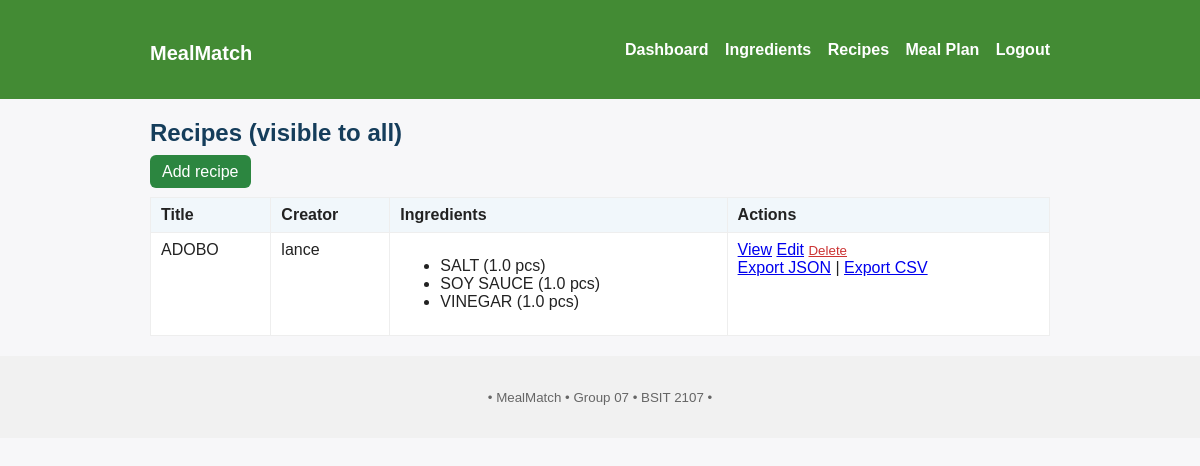
Before: /recipes (signed in) with the older database file.
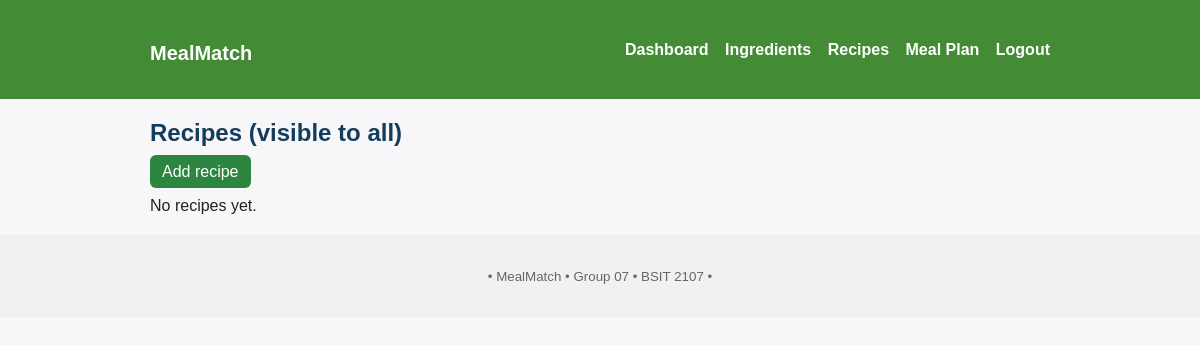
After: the same page with the newer database file.
### tables this page shows
CREATE TABLE recipes (
    id INTEGER PRIMARY KEY AUTOINCREMENT,
    title TEXT NOT NULL,
    description TEXT,
    instructions TEXT,
    created_by INTEGER,
    FOREIGN KEY(created_by) REFERENCES users(id) ON DELETE SET NULL
);

CREATE TABLE users (
    id INTEGER PRIMARY KEY AUTOINCREMENT,
    username TEXT UNIQUE NOT NULL,
    email TEXT UNIQUE NOT NULL,
    password_hash TEXT NOT NULL,
    is_admin INTEGER DEFAULT 0
);

CREATE TABLE recipe_ingredients (
    id INTEGER PRIMARY KEY AUTOINCREMENT,
    recipe_id INTEGER NOT NULL,
    ingredient_name TEXT NOT NULL,
    required_quantity REAL DEFAULT 1,
    unit TEXT DEFAULT 'pcs',
    FOREIGN KEY(recipe_id) REFERENCES recipes(id) ON DELETE CASCADE
);

### app.py (the view)
@app.route("/recipes")
@login_required
def recipes():
    rows = RecipeService.list_all_recipes()
    recipe_ingredients = {}
    for ri in db.query("SELECT * FROM recipe_ingredients"):
        recipe_ingredients.setdefault(ri["recipe_id"], []).append(ri)
    return render_template("recipes.html", recipes=rows, recipe_ingredients=recipe_ingredients)

### app.py (called while the page is built)
def login_required(fn):
    from functools import wraps
    @wraps(fn)
    def wrapper(*args, **kwargs):
        if not UserService.get_current_user():
            flash("Please log in to continue.", "warning")
            return redirect(url_for("login"))
        return fn(*args, **kwargs)
    return wrapper

    def connect(self):
        if self._conn is None:
            need_init = not os.path.exists(self.path)
            self._conn = sqlite3.connect(self.path, detect_types=sqlite3.PARSE_DECLTYPES|sqlite3.PARSE_COLNAMES)
            self._conn.row_factory = sqlite3.Row
            if need_init:
                self._init_db()
        return self._conn

    def close(self):
        if self._conn:
            self._conn.close()
            self._conn = None

    def query(self, sql: str, args=(), one=False):
        try:
            cur = self.connect().execute(sql, args)
            rv = cur.fetchall()
            cur.close()
            return (rv[0] if rv else None) if one else rv
        except Exception as e:
            raise DBError(e)

    @staticmethod
    def get_current_user():
        uid = session.get("user_id")
        if not uid:
            return None
        return db.query("SELECT id, username, email, is_admin FROM users WHERE id = ?", (uid,), one=True)

    @staticmethod
    def list_all_recipes():
        return db.query("SELECT r.*, u.username as creator FROM recipes r LEFT JOIN users u ON r.created_by = u.id ORDER BY r.title")

### templates/recipes.html (shortened to what this page needs)
{% extends "base.html" %}
{% block content %}
  <h2>Recipes (visible to all)</h2>
  <p><a href="{{ url_for('add_recipe') }}" class="btn">Add recipe</a></p>
  {% if recipes %}
    <table class="list">
      <thead><tr><th>Title</th><th>Creator</th><th>Ingredients</th><th>Actions</th></tr></thead>
      <tbody>
      {% for r in recipes %}
        <tr>
          <td>{{ r['title'] }}</td>
          <td>{{ r['creator'] or 'Community' }}</td>
          <td>
            {% if recipe_ingredients.get(r['id']) %}
              <ul>
              {% for ri in recipe_ingredients[r['id']] %}
                <li>{{ ri['ingredient_name'] }} ({{ ri['required_quantity'] }} {{ ri['unit'] }})</li>
              {% endfor %}
              </ul>
            {% else %}
              -
            {% endif %}
          </td>
          <td>
            <a href="{{ url_for('view_recipe', id=r['id']) }}">View</a>
            <a href="{{ url_for('edit_recipe', id=r['id']) }}">Edit</a>
            <form method="post" action="{{ url_for('delete_recipe', id=r['id']) }}" style="display:inline;">
              <button type="submit" class="linklike">Delete</button>
            </form>
            <br>
            <a href="{{ url_for('export_recipe', id=r['id'], fmt='json') }}">Export JSON</a> |
            <a href="{{ url_for('export_recipe', id=r['id'], fmt='csv') }}">Export CSV</a>
          </td>
        </tr>
      {% endfor %}
      </tbody>
    </table>
  {% else %}
    <p>No recipes yet.</p>
  {% endif %}
{% endblock %}

### templates/base.html (shortened to what this page needs)
<!doctype html>
<html lang="en">
<head>
  <link rel="stylesheet" href="{{ url_for('static', filename='style.css') }}">
</head>
<body>
  <header class="site-header">
    <div class="container">
      <h1 class="brand"><a href="{{ url_for('dashboard') }}">MealMatch</a></h1>
      <nav>
        {% if session.get('user_id') %}
          <a href="{{ url_for('dashboard') }}">Dashboard</a>
          <a href="{{ url_for('ingredients') }}">Ingredients</a>
          <a href="{{ url_for('recipes') }}">Recipes</a>
          <a href="{{ url_for('mealplan') }}">Meal Plan</a>
          <a href="{{ url_for('logout') }}">Logout</a>
        {% else %}
          <a href="{{ url_for('login') }}">Login</a>
          <a href="{{ url_for('register') }}">Register</a>
        {% endif %}
      </nav>
    </div>
  </header>
  <main class="container">
    {% block content %}{% endblock %}
  </main>
  <footer class="site-footer">
    <div class="container">
      <small>• MealMatch • Group 07 • BSIT 2107 • {{ now() if false else '' }}</small>
    </div>
  </footer>
</body>
</html>

### static/style.css (style rules this page uses)
body { font-family: Arial, sans-serif; background: #f7f7f9; color: #222; margin: 0; padding: 0; }
.container { width: 90%; max-width: 900px; margin: 20px auto; padding: 0 10px; }
.site-header { background: #438b34; color: white; padding: 1px 0; }
.site-header .container { display: flex; justify-content: space-between; align-items: center; }
.brand a { color: white; text-decoration: none; font-size: 20px; }
nav a { color: white; margin-left: 12px; text-decoration: none; font-weight: 600; }
h1, h2, h3 { margin: 10px 0; color: #153d5b; }
.btn { background: #2fd661; color: white; padding: 8px 12px; border-radius: 6px; text-decoration: none; }
button, .btn { padding: 8px 12px; border: none; border-radius: 6px; cursor: pointer; background: #2c8640; color: white; }
.site-footer { background: #f1f1f1; padding: 12px 0; margin-top: 5px; text-align: center; color: #666; }

Changed rows visible on the page:
removed recipes: title "ADOBO", username "lance"
removed recipe_ingredients: ingredient_name "SALT", required_quantity "1.0", unit "pcs"
removed recipe_ingredients: ingredient_name "SOY SAUCE", required_quantity "1.0", unit "pcs"
removed recipe_ingredients: ingredient_name "VINEGAR", required_quantity "1.0", unit "pcs"
Other visible differences:
text no longer shown: "Title Creator Ingredients Actions"
text now shown: "No recipes yet."
